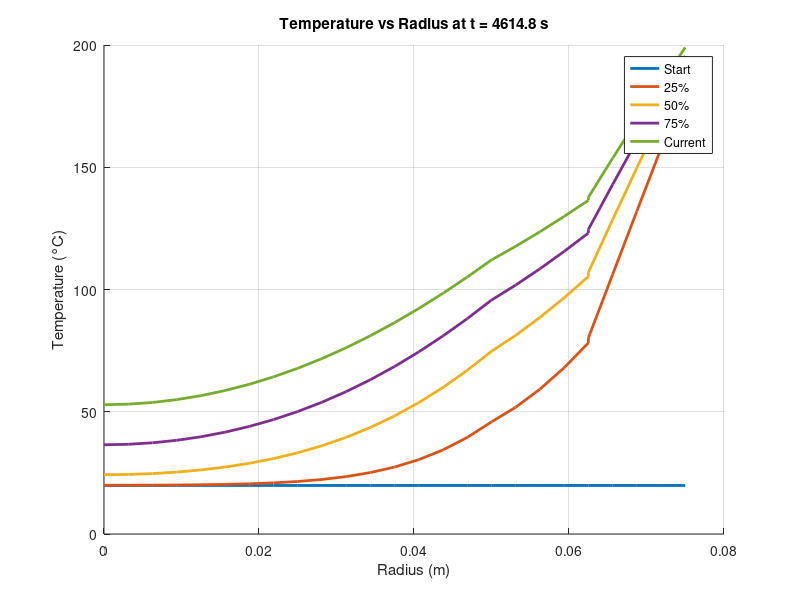

This chart was generated by the following MATLAB code:
%% Clean up
clearvars; close all; clc;

%% Constants

contact_resistance = 10^-3;
T_initial = 20+273;
T_inf = 220+273;
eps = 0.8;
h = 35;
sigma = 5.67e-8; % Stefan-Boltzmann constant
k_p = 0.25;
k_m = 0.6;
k_b = 0.45;
c_p = 2000;
c_m = 3500;
c_b = 2700;
rho_p = 600;
rho_m = 1000;
rho_b = 1060;
T_final = 53+273;
dr = 0.3125/100;

%% Initial conditions
rho = [rho_b,rho_m,rho_p];
k = [k_b,k_m,k_p];
Cp = [c_b,c_m,c_p]; 
dt= min(rho.*Cp.*dr.^2./(2.*k))/10;
t=0; 
% r = 0:dr:7.5/100; % radial distance from the center
r1=0:dr:0.0625;
r2=0.0625:dr:0.075; 
r = [r1,r2];
n = length(r); % number of spatial points
c = 1; %Iteration counter
% delta_T = 1;
% res = 1e-5;
Fo_p = ((k_p*dt)/(rho_p*c_p*dr^2));
Fo_m= ((k_m*dt)/(rho_m*c_m*dr^2));
Fo_b= ((k_b*dt)/(rho_b*c_b*dr^2));
% Initialize temperature array
T = ones(n,1) * T_initial;


while T(1,c) < T_final
%Outside boundary
i=26;
c=c+1

T(i,c)=2*Fo_p*(((0.075 - (dr/2))/(0.075 - (dr/4)))*(T(i-1,c-1) - T(i,c-1))+((h*0.075*dr)/(k_p*(0.075 - (dr/4))))*(T_inf - T(i,c-1))+((sigma*eps*0.075*dr)/(k_p*(0.075-(dr/4))))*(T_inf^4 - T(i,c-1)^4)) + T(i,c-1);

% Pastry Interior Nodes

    for i= 23:25
        T(i,c) = T(i,c-1) + ( Fo_p * ( (r(i) - dr/2)*(T(i-1,c-1) - T(i,c-1)) + (r(i) + dr/2)*(T(i+1,c-1) - T(i,c-1)) ) / (r(i)) );
    end

%Pastry Side of Mushroom -> Pastry (Node 21)
T(22,c) = T(22,c-1)+((T(23,c-1)-T(22,c-1))*((2*Fo_p*(0.0625+(dr/2))/(0.0625+(dr/4))))) + (((2*0.0625*dt)/(contact_resistance*rho_p*c_p*dr*(0.0625+(dr/4))))*(T(21,c-1)-T(22,c-1)));

%Mushroom Side of Mushroom -> Pastry (Node 20)
T(21,c) = T(21,c-1)+((T(20,c-1)-T(21,c-1))*((2*Fo_m*(0.0625-(dr/2))/(0.0625-(dr/4))))) + (((2*0.0625*dt)/(contact_resistance*rho_m*c_m*dr*(0.0625-(dr/4))))*(T(22,c-1)-T(21,c-1)));

% Mushroom Interior Nodes
    for i= 18:20
        T(i,c) = T(i,c-1) + ( Fo_m * ( (r(i) - dr/2)*(T(i-1,c-1) - T(i,c-1)) + (r(i) + dr/2)*(T(i+1,c-1) - T(i,c-1)) ) / (r(i)) );
    end    

% Beef/mushroom Boundary
rho_avg = (rho_m+rho_b)/2;
c_avg = (c_m+c_b)/2;

T(17,c) = T(17,c-1) + (((k_b*dt*(0.05-(dr/2))*(T(16,c-1)-T(17,c-1))) + (k_m*dt*(0.05+(dr/2))*(T(18,c-1)-T(17,c-1))))/(rho_avg*c_avg*0.05*dr^2));

% Beef Interior Nodes
    for i=2:16 
        T(i,c) = T(i,c-1) + ( Fo_b * ( (r(i) - dr/2)*(T(i-1,c-1) - T(i,c-1)) + (r(i) + dr/2)*(T(i+1,c-1) - T(i,c-1)) ) / (r(i)) );
    end

% Center Node
T(1,c) = 4*Fo_b*T(2,c-1)+(1-(4*Fo_b))*T(1,c-1);

time = c*dt;
fprintf('%d',time)

q_rad = eps*sigma*2*pi*0.075*(T_inf^4-T(end,c)^4);
q_conv = h * 2 * pi * 0.075 * (T_inf - T(end,c));
q_t(c) = q_rad + q_conv;  
end


 % ---- Plot T vs r at selected time steps ----
figure(1); clf; hold on;

% valid indices (rounded and limited to >=1)
idx_now    = c;
idx_quarter = max(1, round(c/4));
idx_half    = max(1, round(c/2));
idx_3quarter = max(1, round(3*c/4));
idx_start   = 1;

plot(r, T(:,idx_start)   - 273.15, 'LineWidth', 2);
plot(r, T(:,idx_quarter) - 273.15, 'LineWidth', 2);
plot(r, T(:,idx_half)    - 273.15, 'LineWidth', 2);
plot(r, T(:,idx_3quarter)- 273.15, 'LineWidth', 2);
plot(r, T(:,idx_now)     - 273.15, 'LineWidth', 2);

xlabel('Radius (m)');
ylabel('Temperature (°C)');
title(sprintf('Temperature vs Radius at t = %.1f s', time));
legend('Start','25%','50%','75%','Current','Location','Best');
grid on;
drawnow;

q_total = sum(q_t(:));
fprintf('\nQ = %.6f J',q_total)
fprintf('\nT_S = %.2f C',T(end,c)-273)